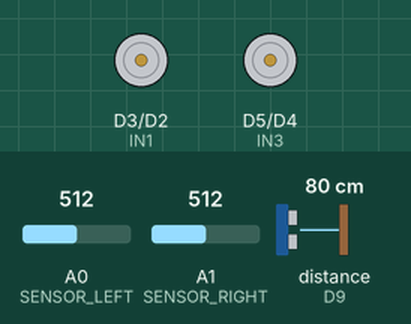
Bench run of a sketch on a simulated Arduino Uno R4 WiFi. On the bench: motor-driver pin pairs drawn as motors (green arrow = first pin HIGH = forward, orange = second pin HIGH = backward, longer = more drive). Wiring (inferred from the names in the program): ultrasonic range finder: trigger D8; echo D9. Inputs (shaded band) come from the test bench; at power-on: A0 (SENSOR_LEFT) = 512, A1 (SENSOR_RIGHT) = 512, distance to the obstacle (sensor on D9) 80 cm (analog values on the 0–1023 scale). The echo pulse lasts 58.3 µs per cm; WiFi joins after 1.5 s; servers stay silent unless stated; no MQTT or app messages arrive unless stated; what the sketch prints to the serial monitor is not drawn.

Above: at 3.7 s.
3.8 s: A0 (SENSOR_LEFT) set to 358
6.8 s: A0 (SENSOR_LEFT) set to 331
At 8.0 s:
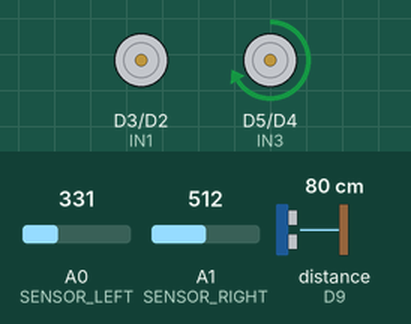
8.3 s: A1 (SENSOR_RIGHT) set to 353
9.8 s: A1 (SENSOR_RIGHT) set to 330
At 10.2 s:
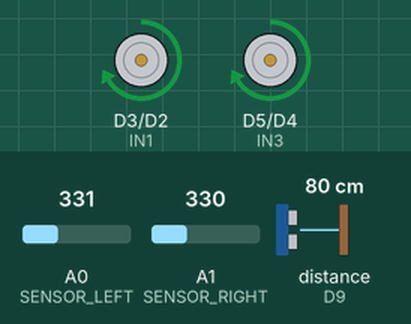
11.3 s: A0 (SENSOR_LEFT) set to 350
At 12.5 s:
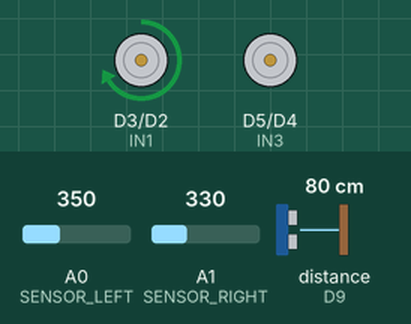
12.8 s: A0 (SENSOR_LEFT) set to 330
At 13.7 s:
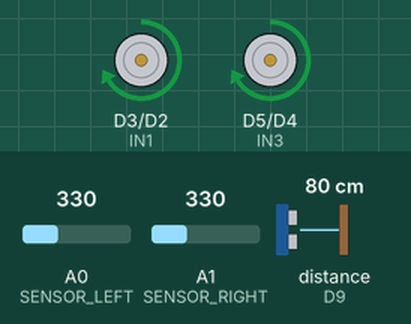
Timing chart, 0 to 15.3 s (numbered marks = the images above; inputs shaded):
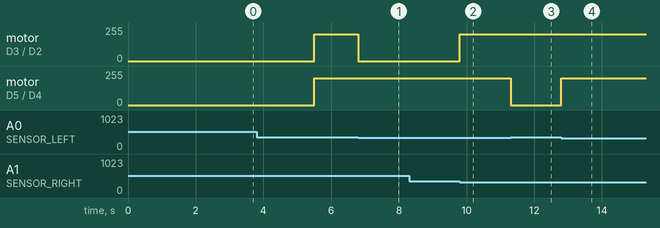

The sketch:

Watcher.ino
```cpp
#include <WiFiS3.h>
#include <MQTT.h>

// --- Wi-Fi ---
const char WIFI_SSID[] = "sirin";
const char WIFI_PASSWORD[] = "YOUR_WIFI_PASSWORD";

// --- MQTT ---
const char MQTT_HOST[] = "mqtt-dashboard.com";
const int MQTT_PORT = 1883;
const char SLOTS_TOPIC[] = "parkerwatcher/lot01/slots";

WiFiClient network;
MQTTClient mqtt(256);

char clientId[32];

const unsigned long WIFI_RETRY_MS = 10000;
const unsigned long MQTT_RETRY_MS = 5000;
const unsigned long PUBLISH_RETRY_MS = 1000;

unsigned long lastWifiAttempt = 0;
unsigned long lastMqttAttempt = 0;
unsigned long lastPublishAttempt = 0;

bool needsPublish = false;

// --- ขามอเตอร์ L298N ---
const int IN1 = 3;  // PWM มอเตอร์ซ้าย
const int IN2 = 2;
const int IN3 = 5;  // PWM มอเตอร์ขวา
const int IN4 = 4;

const int MOTOR_SPEED = 200;

// --- การหมุนกลับ ---
const unsigned long TURN_TIME_MS = 1100;
const unsigned long AFTER_TURN_STOP_MS = 500;

// --- เซนเซอร์ IR ---
const int SENSOR_LEFT = A0;
const int SENSOR_RIGHT = A1;
const int THRESHOLD = 340;

// --- Ultrasonic HC-SR04 ---
const int TRIG_PIN = 8;
const int ECHO_PIN = 9;
const float PARKING_LIMIT_CM = 20.0;

// --- สถานะสามช่อง ---
// -1 = ยังไม่ทราบ, 0 = ว่าง, 1 = มีรถ
const int SLOT_COUNT = 3;
int parking[SLOT_COUNT] = {-1, -1, -1};

// --- การนับจุด ---
// 1–3: ตรวจ Ultrasonic และส่ง MQTT
// 4–6: ไม่ตรวจและไม่ส่งข้อมูล
int count = 0;

bool onBlackMarker = false;
bool checkingClear = false;
unsigned long clearStartedAt = 0;

// พ้นดำคู่ต่อเนื่อง 100 ms จึงพร้อมนับใหม่
const unsigned long CLEAR_TIME_MS = 100;

// หยุดพักที่จุด 1, 2, 4, 5
const unsigned long STOP_TIME_MS = 3000;

// รอรถนิ่งก่อนวัด Ultrasonic
const unsigned long SETTLE_TIME_MS = 100;

bool waitingAtMarker = false;
unsigned long stopStartedAt = 0;

// --- ประกาศฟังก์ชัน ---
void serviceMQTTWhileStopped();
bool publishParking();
float getDistance();

void moveForward();
void turnLeft();
void turnRight();
void stopCar();
void turnAround180();

// ==================================================
// Setup
// ==================================================
void setup() {
  pinMode(IN1, OUTPUT);
  pinMode(IN2, OUTPUT);
  pinMode(IN3, OUTPUT);
  pinMode(IN4, OUTPUT);

  analogWriteResolution(8);
  analogReadResolution(10);

  stopCar();

  pinMode(TRIG_PIN, OUTPUT);
  pinMode(ECHO_PIN, INPUT);
  digitalWrite(TRIG_PIN, LOW);

  Serial.begin(9600);
  delay(1000);

  mqtt.begin(MQTT_HOST, MQTT_PORT, network);
  mqtt.setTimeout(1000);

  WiFi.begin(WIFI_SSID, WIFI_PASSWORD);
  lastWifiAttempt = millis();

  byte mac[6];
  WiFi.macAddress(mac);

  snprintf(
    clientId,
    sizeof(clientId),
    "pw-car-%02X%02X%02X%02X%02X%02X",
    static_cast<unsigned int>(mac[0]),
    static_cast<unsigned int>(mac[1]),
    static_cast<unsigned int>(mac[2]),
    static_cast<unsigned int>(mac[3]),
    static_cast<unsigned int>(mac[4]),
    static_cast<unsigned int>(mac[5])
  );

  lastMqttAttempt = millis() - MQTT_RETRY_MS;
  lastPublishAttempt = millis() - PUBLISH_RETRY_MS;
}

// ==================================================
// Loop
// ==================================================
void loop() {
  // ดูแล connection เดิม โดยไม่ส่งผลตรวจใหม่จากส่วนนี้
  if (WiFi.status() == WL_CONNECTED && mqtt.connected()) {
    mqtt.loop();
  }

  // --- หยุดพักที่จุด 1, 2, 4, 5 ---
  if (waitingAtMarker) {
    stopCar();

    // เชื่อมต่อและส่งผลเฉพาะช่วงตรวจ 1–3
    if (count >= 1 && count <= SLOT_COUNT) {
      serviceMQTTWhileStopped();
    }

    if (millis() - stopStartedAt < STOP_TIME_MS) {
      return;
    }

    waitingAtMarker = false;
  }

  int leftVal = analogRead(SENSOR_LEFT);
  int rightVal = analogRead(SENSOR_RIGHT);

  bool leftIsBlack = (leftVal > THRESHOLD);
  bool rightIsBlack = (rightVal > THRESHOLD);

  // --- พบดำทั้งสองข้าง ---
  if (leftIsBlack && rightIsBlack) {
    checkingClear = false;

    // นับเฉพาะตอนเข้าจุดใหม่
    if (!onBlackMarker) {
      onBlackMarker = true;
      count++;

      stopCar();
      stopStartedAt = millis();

      Serial.print("Count: ");
      Serial.println(count);

      // --- Count 1–3: ตรวจ Ultrasonic ---
      if (count <= SLOT_COUNT) {
        // เริ่มรอบใหม่: ล้างผลช่องที่ยังไม่ได้ตรวจ
        if (count == 1) {
          for (int i = 0; i < SLOT_COUNT; i++) {
            parking[i] = -1;
          }
        }

        delay(SETTLE_TIME_MS);
        float distance = getDistance();

        int slotIndex = count - 1;

        if (distance < 0) {
          parking[slotIndex] = -1;
        }
        else if (distance <= PARKING_LIMIT_CM) {
          parking[slotIndex] = 1;
        }
        else {
          parking[slotIndex] = 0;
        }

        Serial.print("ตรวจ A");
        Serial.print(count);
        Serial.print(" ระยะ: ");

        if (distance < 0) {
          Serial.println("อ่านระยะไม่ได้");
        }
        else {
          Serial.print(distance, 1);
          Serial.println(" cm");
        }

        needsPublish = true;
        lastPublishAttempt = millis() - PUBLISH_RETRY_MS;

        // พยายามส่งผลขณะรถหยุด ก่อนหมุนหรือเดินต่อ
        serviceMQTTWhileStopped();
      }

      // --- Count 3: หมุนกลับแล้วเดินต่อ ---
      if (count == SLOT_COUNT) {
        Serial.println("ครบ 3 จุด กำลังหมุนกลับ");

        turnAround180();

        // ล็อกจุดเดิมไว้ ป้องกันนับซ้ำหลังหมุน
        onBlackMarker = true;
        checkingClear = false;

        Serial.println("เริ่มขากลับ: นับจุด 4–6");
      }

      // --- Count 6: หมุนกลับแล้วรีเซ็ต count ---
      else if (count >= SLOT_COUNT * 2) {
        Serial.println("ครบ 6 จุด กำลังหมุนกลับ");

        turnAround180();

        count = 0;
        waitingAtMarker = false;

        // ต้องพ้นจุดเดิมก่อนนับครั้งที่ 1 ของรอบใหม่
        onBlackMarker = true;
        checkingClear = false;

        Serial.println("เริ่มนับรอบใหม่");
      }

      // --- Count 1, 2, 4, 5: หยุดพัก ---
      else {
        waitingAtMarker = true;
      }

      return;
    }

    // ยังอยู่บนจุดเดิม: เดินหน้าข้ามโดยไม่นับซ้ำ
    moveForward();
    return;
  }

  // --- พ้นดำคู่ต่อเนื่องก่อนอนุญาตให้นับใหม่ ---
  if (onBlackMarker) {
    if (!checkingClear) {
      checkingClear = true;
      clearStartedAt = millis();
    }

    if (millis() - clearStartedAt >= CLEAR_TIME_MS) {
      onBlackMarker = false;
      checkingClear = false;
    }
  }

  // --- เดินตามเส้นเหมือนเดิม ---
  if (!leftIsBlack && !rightIsBlack) {
    moveForward();
  }
  else if (leftIsBlack && !rightIsBlack) {
    turnRight();
  }
  else if (!leftIsBlack && rightIsBlack) {
    turnLeft();
  }
}

// ==================================================
// เชื่อมต่อและส่งผลเฉพาะตอนหยุดในช่วง Count 1–3
// ==================================================
void serviceMQTTWhileStopped() {
  unsigned long now = millis();

  if (WiFi.status() != WL_CONNECTED) {
    if (now - lastWifiAttempt >= WIFI_RETRY_MS) {
      lastWifiAttempt = now;
      WiFi.begin(WIFI_SSID, WIFI_PASSWORD);
    }
    return;
  }

  if (!mqtt.connected()) {
    if (now - lastMqttAttempt >= MQTT_RETRY_MS) {
      lastMqttAttempt = now;
      mqtt.connect(clientId);
    }
  }

  if (!mqtt.connected()) {
    return;
  }

  mqtt.loop();

  if (needsPublish &&
      mqtt.connected() &&
      millis() - lastPublishAttempt >= PUBLISH_RETRY_MS) {
    lastPublishAttempt = millis();

    if (publishParking()) {
      needsPublish = false;
    }
  }
}

// ==================================================
// ส่งสถานะครบสามช่อง
// ==================================================
bool publishParking() {
  String payload = "[";

  for (int i = 0; i < SLOT_COUNT; i++) {
    if (i > 0) {
      payload += ",";
    }

    if (parking[i] == -1) {
      payload += "null";
    }
    else {
      payload += String(parking[i]);
    }
  }

  payload += "]";

  // retain=false, QoS=1
  bool sent = mqtt.publish(
    SLOTS_TOPIC,
    payload,
    false,
    1
  );

  Serial.print(sent ? "ส่งสำเร็จ: " : "ส่งไม่สำเร็จ: ");
  Serial.println(payload);

  return sent;
}

// ==================================================
// วัดระยะ HC-SR04
// คืน -1 เมื่อไม่ได้รับ echo
// ==================================================
float getDistance() {
  digitalWrite(TRIG_PIN, LOW);
  delayMicroseconds(2);

  digitalWrite(TRIG_PIN, HIGH);
  delayMicroseconds(10);
  digitalWrite(TRIG_PIN, LOW);

  unsigned long duration =
      pulseIn(ECHO_PIN, HIGH, 30000UL);

  if (duration == 0) {
    return -1;
  }

  return duration * 0.0343f / 2.0f;
}

// ==================================================
// ควบคุมมอเตอร์
// ==================================================
void moveForward() {
  digitalWrite(IN2, LOW);
  digitalWrite(IN4, LOW);

  analogWrite(IN1, MOTOR_SPEED);
  analogWrite(IN3, MOTOR_SPEED);
}

void turnLeft() {
  analogWrite(IN1, 0);
  digitalWrite(IN2, LOW);

  digitalWrite(IN4, LOW);
  analogWrite(IN3, MOTOR_SPEED);
}

void turnRight() {
  analogWrite(IN3, 0);
  digitalWrite(IN4, LOW);

  digitalWrite(IN2, LOW);
  analogWrite(IN1, MOTOR_SPEED);
}

void stopCar() {
  analogWrite(IN1, 0);
  digitalWrite(IN2, LOW);

  analogWrite(IN3, 0);
  digitalWrite(IN4, LOW);
}

// --- หมุนกลับประมาณ 180 องศา ---
void turnAround180() {
  stopCar();
  delay(10);

  // ล้อซ้ายเดินหน้า
  digitalWrite(IN2, LOW);
  analogWrite(IN1, MOTOR_SPEED);

  // ล้อขวาถอยหลัง
  digitalWrite(IN4, HIGH);
  analogWrite(IN3, 255 - MOTOR_SPEED);

  delay(TURN_TIME_MS);

  // หยุดนิ่งหลังหมุน ก่อนกลับไปอ่านเส้น
  stopCar();
  delay(AFTER_TURN_STOP_MS);
}
```

Measured:
- the behaviour switches between 341 and 340 on A0 (SENSOR_LEFT) (found by bisection; images 0 and 1)
- the behaviour switches between 341 and 340 on A1 (SENSOR_RIGHT) (found by bisection; images 1 and 2)
- after the input at 6.8 s, motor on D3 (IN1) / D2 (IN2): forward 200/255 → stopped at once
- after the input at 8.3 s, every drawn part: stays the same
- after the input at 9.8 s, motor on D3 (IN1) / D2 (IN2): stopped → forward 200/255 at once
- after the input at 11.3 s, motor on D5 (IN3) / D4 (IN4): forward 200/255 → stopped at once
- after the input at 12.8 s, motor on D5 (IN3) / D4 (IN4): stopped → forward 200/255 at once
